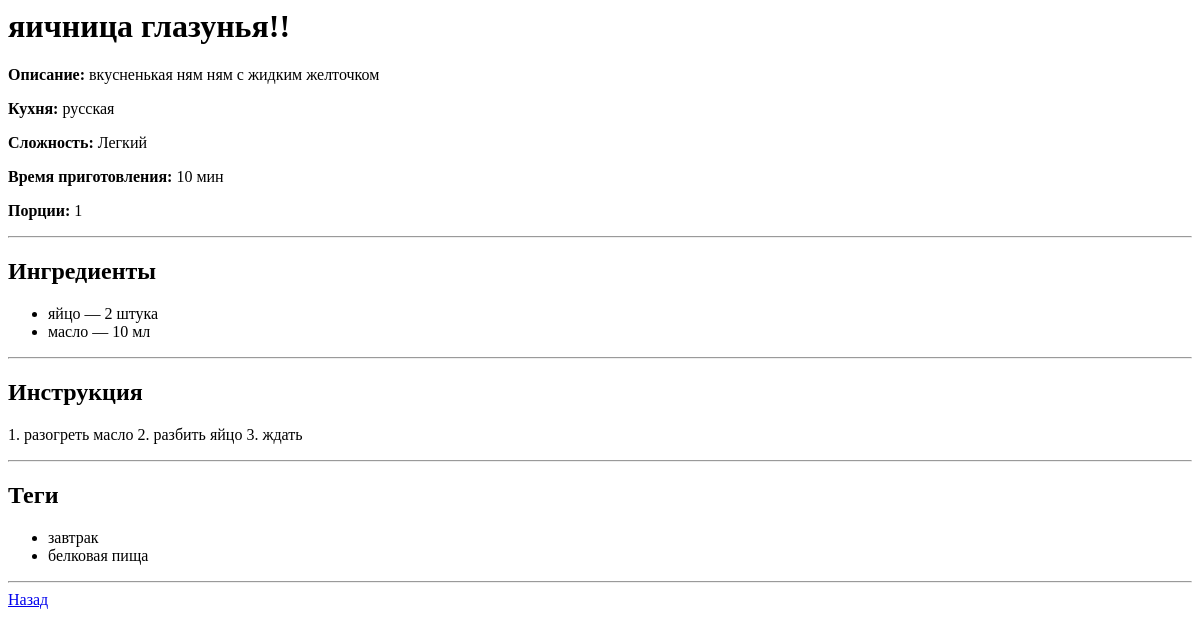
Before: /recipes/1/ with the older database file.
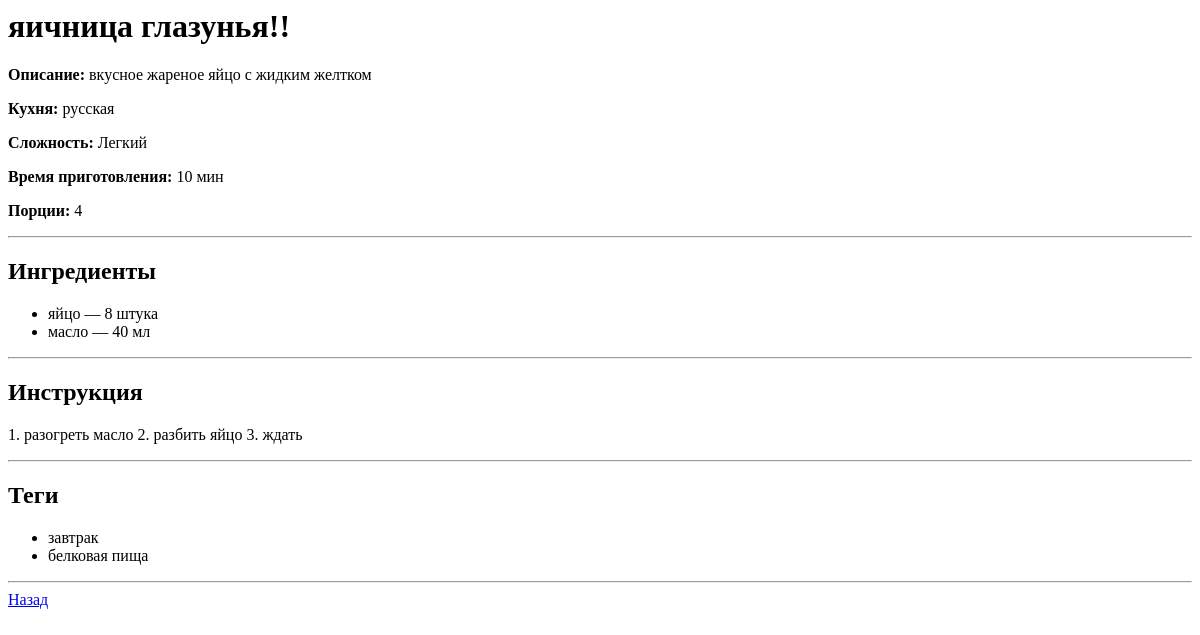
After: the same page with the newer database file.
### main/models.py (models this page shows, shortened)
class Recipe(models.Model):
    title = models.CharField("Название рецепта", max_length=255)
    description = models.TextField("Описание")
    cooking_time = models.PositiveIntegerField("Время приготовления")
    servings = models.PositiveIntegerField("Количество порций")
    difficulty = models.CharField(
        "Сложность",
        max_length=10,
        choices=[('easy', 'Легкий'), ('medium', 'Средний'), ('hard', 'Трудный')],
        default='easy'
    )
    kitchen = models.CharField("Кухня", max_length=100)
    created_at = models.DateTimeField("Создан", auto_now_add=True)
    author = models.ForeignKey(
        User,
        on_delete=models.CASCADE,
        related_name="recipes",
        verbose_name="Автор"
    )
    history = HistoricalRecords()
    class Meta:
        verbose_name = "Рецепт"
        verbose_name_plural = "Рецепты"

class Ingridients(models.Model):
    recipe = models.ForeignKey(
        Recipe,
        on_delete=models.CASCADE,
        related_name="Ingridients"
    )
    name = models.CharField("Название")
    quantity = models.PositiveIntegerField("Количество")
    unit = models.CharField("Единица измерения")
    class Meta:
        verbose_name = "Ингридиент"
        verbose_name_plural = "Ингридиенты"

class Instruction(models.Model):
    recipe = models.OneToOneField(Recipe, on_delete=models.CASCADE, related_name='Instruction')
    count_of_steps = models.PositiveIntegerField('Количество шагов')
    description = models.TextField('Описание')
    class Meta:
        verbose_name = "Инструкция"
        verbose_name_plural = "Инструкции"

### main/html_views.py (the view)
# urls.py: path("recipes/<int:pk>/", html_views.recipe_detail, name="recipe_detail"),
def recipe_detail(request, pk):
    recipe = get_object_or_404(Recipe, pk=pk)
    return render(
        request,
        "recipes/detail.html",
        {
            "recipe": recipe
        }
    )

### main/templates/recipes/detail.html (shortened to what this page needs)
<h1>{{ recipe.title }}</h1>
<p><strong>Описание:</strong> {{ recipe.description }}</p>
<p><strong>Кухня:</strong> {{ recipe.kitchen }}</p>
<p><strong>Сложность:</strong> {{ recipe.get_difficulty_display }}</p>
<p><strong>Время приготовления:</strong> {{ recipe.cooking_time }} мин</p>
<p><strong>Порции:</strong> {{ recipe.servings }}</p>
<hr />
<h2>Ингредиенты</h2>
<ul>
  {% for ing in recipe.Ingridients.all %}
  <li>{{ ing.name }} — {{ ing.quantity }} {{ ing.unit }}</li>
  {% empty %}
  <li>Ингредиенты не указаны</li>
  {% endfor %}
</ul>
<hr />
<h2>Инструкция</h2>
{% if recipe.Instruction %}
<p>{{ recipe.Instruction.description }}</p>
{% else %}
<p>Инструкция отсутствует</p>
{% endif %}
<hr />
<h2>Теги</h2>
<ul>
  {% for tag in recipe.Tags.all %}
  <li>{{ tag.name }}</li>
  {% empty %}
  <li>Теги не указаны</li>
  {% endfor %}
</ul>
<hr />
<a href="{% url 'recipe_list' %}">Назад</a>

Changed rows visible on the page:
changed Recipe "яичница глазунья!!": description "вкусненькая ням ням с жидким желточком" → "вкусное жареное яйцо с жидким желтком"; servings "1" → "4"
changed Ingridients "яйцо": quantity "2" → "8"
changed Ingridients "масло": quantity "10" → "40"
